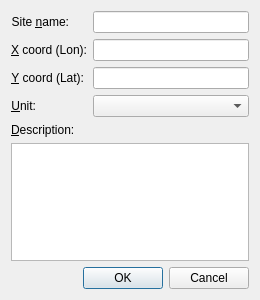
<?xml version="1.0" encoding="UTF-8"?>
<ui version="4.0">
 <class>DialogAddEditSite</class>
 <widget class="QDialog" name="DialogAddEditSite">
  <property name="windowModality">
   <enum>Qt::ApplicationModal</enum>
  </property>
  <property name="geometry">
   <rect>
    <x>0</x>
    <y>0</y>
    <width>260</width>
    <height>300</height>
   </rect>
  </property>
  <property name="windowTitle">
   <string>Add site</string>
  </property>
  <layout class="QGridLayout" name="gridLayout_2">
   <item row="0" column="0">
    <layout class="QFormLayout" name="formLayout">
     <item row="0" column="0">
      <widget class="QLabel" name="label">
       <property name="text">
        <string>Site &amp;name:</string>
       </property>
       <property name="alignment">
        <set>Qt::AlignRight|Qt::AlignTrailing|Qt::AlignVCenter</set>
       </property>
       <property name="buddy">
        <cstring>sitenameEdit</cstring>
       </property>
      </widget>
     </item>
     <item row="0" column="1">
      <widget class="QLineEdit" name="sitenameEdit"/>
     </item>
     <item row="1" column="0">
      <widget class="QLabel" name="label_2">
       <property name="text">
        <string>&amp;X coord (Lon):</string>
       </property>
       <property name="alignment">
        <set>Qt::AlignRight|Qt::AlignTrailing|Qt::AlignVCenter</set>
       </property>
       <property name="buddy">
        <cstring>xcoordEdit</cstring>
       </property>
      </widget>
     </item>
     <item row="1" column="1">
      <widget class="QLineEdit" name="xcoordEdit"/>
     </item>
     <item row="2" column="0">
      <widget class="QLabel" name="label_3">
       <property name="text">
        <string>&amp;Y coord (Lat):</string>
       </property>
       <property name="alignment">
        <set>Qt::AlignRight|Qt::AlignTrailing|Qt::AlignVCenter</set>
       </property>
       <property name="buddy">
        <cstring>ycoordEdit</cstring>
       </property>
      </widget>
     </item>
     <item row="2" column="1">
      <widget class="QLineEdit" name="ycoordEdit"/>
     </item>
     <item row="3" column="0">
      <widget class="QLabel" name="label_4">
       <property name="text">
        <string>&amp;Unit:</string>
       </property>
       <property name="alignment">
        <set>Qt::AlignRight|Qt::AlignTrailing|Qt::AlignVCenter</set>
       </property>
       <property name="buddy">
        <cstring>unitCombo</cstring>
       </property>
      </widget>
     </item>
     <item row="3" column="1">
      <widget class="QComboBox" name="unitCombo"/>
     </item>
    </layout>
   </item>
   <item row="1" column="0">
    <layout class="QVBoxLayout" name="verticalLayout">
     <item>
      <widget class="QLabel" name="label_5">
       <property name="text">
        <string>&amp;Description:</string>
       </property>
       <property name="buddy">
        <cstring>descriptionEdit</cstring>
       </property>
      </widget>
     </item>
     <item>
      <widget class="QPlainTextEdit" name="descriptionEdit"/>
     </item>
    </layout>
   </item>
   <item row="2" column="0">
    <widget class="QDialogButtonBox" name="buttonBox">
     <property name="orientation">
      <enum>Qt::Horizontal</enum>
     </property>
     <property name="standardButtons">
      <set>QDialogButtonBox::Cancel|QDialogButtonBox::Ok</set>
     </property>
    </widget>
   </item>
  </layout>
 </widget>
 <tabstops>
  <tabstop>sitenameEdit</tabstop>
  <tabstop>xcoordEdit</tabstop>
  <tabstop>ycoordEdit</tabstop>
  <tabstop>unitCombo</tabstop>
  <tabstop>buttonBox</tabstop>
  <tabstop>descriptionEdit</tabstop>
 </tabstops>
 <resources/>
 <connections>
  <connection>
   <sender>buttonBox</sender>
   <signal>accepted()</signal>
   <receiver>DialogAddEditSite</receiver>
   <slot>accept()</slot>
   <hints>
    <hint type="sourcelabel">
     <x>248</x>
     <y>254</y>
    </hint>
    <hint type="destinationlabel">
     <x>157</x>
     <y>274</y>
    </hint>
   </hints>
  </connection>
  <connection>
   <sender>buttonBox</sender>
   <signal>rejected()</signal>
   <receiver>DialogAddEditSite</receiver>
   <slot>reject()</slot>
   <hints>
    <hint type="sourcelabel">
     <x>316</x>
     <y>260</y>
    </hint>
    <hint type="destinationlabel">
     <x>286</x>
     <y>274</y>
    </hint>
   </hints>
  </connection>
 </connections>
</ui>
